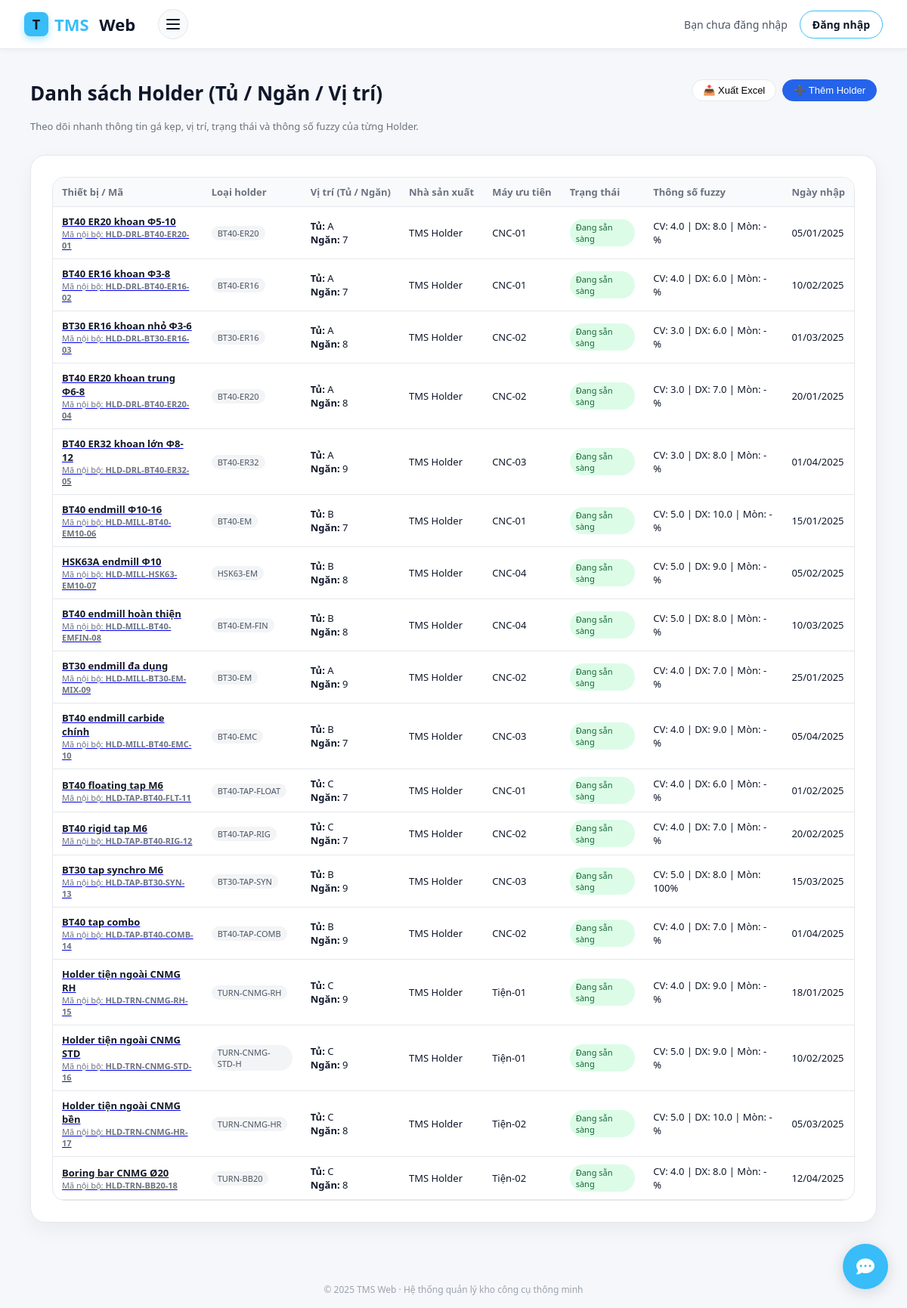
The page /holder/holders-list/ on the database as committed earlier.
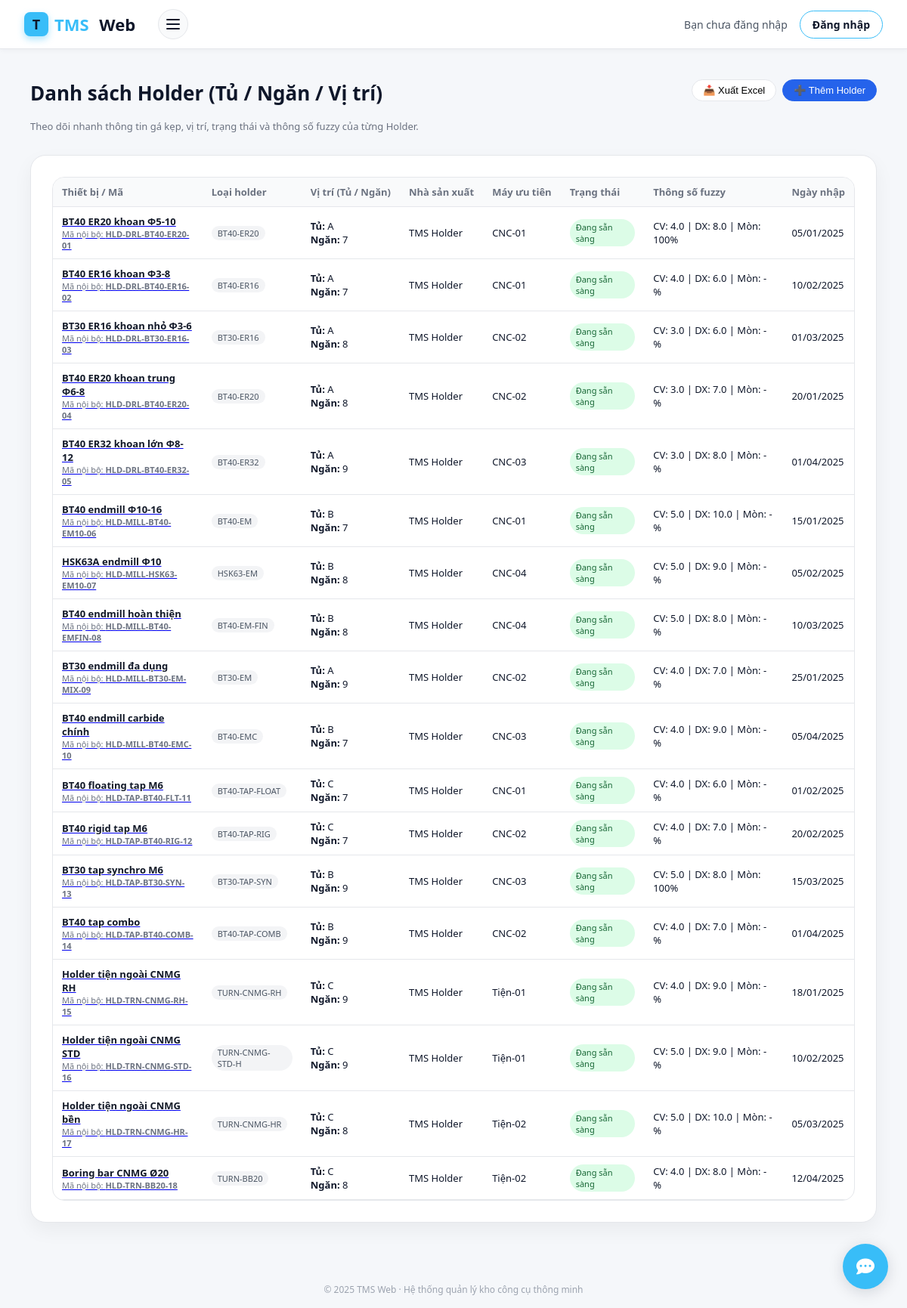
The same page on the database as committed later.
### holder/models.py (models this page shows, shortened)
class Holder(models.Model):
    ten_thiet_bi = models.CharField(max_length=200)
    nhom_thiet_bi = models.CharField(max_length=100)
    ma_noi_bo = models.CharField(max_length=50, unique=True)
    ma_nha_sx = models.CharField(max_length=100)
    loai_holder = models.CharField(max_length=100, blank=True, null=True)
    so_serial = models.CharField(max_length=100, blank=True, null=True)
    nha_san_xuat = models.CharField(max_length=100, blank=True, null=True)
    nha_cung_cap = models.CharField(max_length=150, blank=True, null=True)
    nguoi_quan_ly = models.CharField(max_length=100, blank=True, null=True)
    TRANG_THAI_CHOICES = [
        ("dang_su_dung", "Đang sẵn sàng"),
        ("dang_bao_tri", "Đang bảo trì"),
        ("ngung_su_dung", "Ngừng sử dụng"),
        ("dang_duoc_muon", "Đang được mượn"),
    ]
    trang_thai_tai_san = models.CharField(
        max_length=20,
        choices=TRANG_THAI_CHOICES,
        blank=True,
        null=True,
    )
    chuan_ga = models.CharField(max_length=50, blank=True, null=True)
    loai_kep = models.CharField(max_length=50, blank=True, null=True)
    chieu_dai_lam_viec = models.DecimalField(
        max_digits=6, decimal_places=2, blank=True, null=True
    )
    duong_kinh_kep_max = models.DecimalField(
        max_digits=6, decimal_places=2, blank=True, null=True
    )
    tu = models.CharField(max_length=50, blank=True, null=True)
    ngan = models.CharField(max_length=50, blank=True, null=True)
    may_uu_tien = models.CharField(max_length=200, blank=True, null=True)
    ngay_nhap_kho = models.DateField(blank=True, null=True)
    gia_tri_mua = models.BigIntegerField(blank=True, null=True)
    chu_ky_kiem_tra = models.CharField(max_length=100, blank=True, null=True)
    lan_kiem_tra_gan_nhat = models.DateField(blank=True, null=True)
    so_lan_ga_thao = models.IntegerField(blank=True, null=True)
    danh_gia_gan_nhat = models.TextField(blank=True, null=True)
    cv = models.DecimalField(  # Độ cứng vững
        max_digits=4, decimal_places=1, blank=True, null=True
    )
    dx = models.DecimalField(  # Độ chính xác gá kẹp
        max_digits=4, decimal_places=1, blank=True, null=True
    )
    mon = models.IntegerField(blank=True, null=True)  # % mòn
    tan_suat = models.IntegerField(blank=True, null=True)  # lần/tháng
    ld = models.DecimalField(  # chiều dài nhô dao
        max_digits=6, decimal_places=2, blank=True, null=True
    )
    ket_luan_fuzzy = models.TextField(blank=True, null=True)
    tool_khuyen_dung = models.ManyToManyField(
        'tool.tool',          # hoặc 'Tool' nếu cùng app
        blank=True,
        related_name='holders_khuyen_dung',
        help_text="Các tool tương thích & khuyên dùng với holder này"
    )
    ma_nhom_tuong_thich = models.CharField(
        max_length=50,
        blank=True,
        null=True,
        help_text="Nếu 2 holder có cùng mã này thì coi như tương thích / thay thế cho nhau"
    )
    created_at = models.DateTimeField(auto_now_add=True)

### holder/views.py (the view)
# urls.py: path("holders-list/", views.holder_list, name="holder_list"),  # <--- thêm dòng này
def holder_list(request):
    holders = Holder.objects.all()
    return render(request, "holder_list.html", {"holders": holders})

### templates/holder_list.html (shortened to what this page needs)
{% extends "base.html" %}
{% block content %}
<div class="holder-page">
  <div class="holder-header">
    <div class="holder-header-left">
      <div class="holder-title">Danh sách Holder (Tủ / Ngăn / Vị trí)</div>
      <p class="holder-sub">
        Theo dõi nhanh thông tin gá kẹp, vị trí, trạng thái và thông số fuzzy của từng Holder.
      </p>
    </div>
    <div class="holder-header-actions">
      <button class="btn-outline-sm" type="button">
        📥 Xuất Excel
      </button>
      <button class="btn-primary-sm" type="button">
        ➕ Thêm Holder
      </button>
    </div>
  </div>
  <div class="holder-card">
    <div class="holder-table-wrapper">
      <table class="holder-table">
        <thead>
          <tr>
            <th>Thiết bị / Mã</th>
            <th>Loại holder</th>
            <th>Vị trí (Tủ / Ngăn)</th>
            <th>Nhà sản xuất</th>
            <th>Máy ưu tiên</th>
            <th>Trạng thái</th>
            <th>Thông số fuzzy</th>
            <th>Ngày nhập</th>
          </tr>
        </thead>
        <tbody>
  {% for h in holders %}
            <tr class="table-row-clickable">
              <td>
                <a href="{% url 'holder:holder_detail' h.id %}" class="row-main-link">
                  <div class="holder-name">{{ h.ten_thiet_bi }}</div>
                  <div class="holder-name-sub">
                    Mã nội bộ: <strong>{{ h.ma_noi_bo }}</strong>
                  </div>
                </a>
              </td>
              <td>
                {% if h.loai_holder %}
                  <span class="pill-small">{{ h.loai_holder }}</span>
                {% else %}
                  <span class="text-muted">Không rõ</span>
                {% endif %}
              </td>
              <td>
                <div><strong>Tủ:</strong> {{ h.tu|default:"-" }}</div>
                <div><strong>Ngăn:</strong> {{ h.ngan|default:"-" }}</div>
              </td>
              <td>{{ h.nha_san_xuat|default:"-" }}</td>
              <td>{{ h.may_uu_tien|default:"-" }}</td>
              <td>
                {% if h.trang_thai_tai_san %}
                  <span class="status-badge status-{{ h.trang_thai_tai_san }}">
                    {{ h.get_trang_thai_tai_san_display }}
                  </span>
                {% else %}
                  <span class="text-muted">Chưa đặt</span>
                {% endif %}
              </td>
              <td>
                CV: {{ h.cv|default:"-" }} |
                DX: {{ h.dx|default:"-" }} |
                Mòn: {{ h.mon|default:"-" }}%
              </td>
              <td>
                {% if h.ngay_nhap_kho %}
                  {{ h.ngay_nhap_kho|date:"d/m/Y" }}
                {% else %}
                  <span class="text-muted">-</span>
                {% endif %}
              </td>
            </tr>
            {% empty %}
            <tr>
              <td colspan="8" style="text-align:center;color:#9ca3af;padding:16px;">
                Chưa có Holder nào trong hệ thống.
              </td>
            </tr>
            {% endfor %}
          </tbody>
      </table>
    </div>
  </div>
</div>
{% endblock %}

Rows that differ between the two databases and show on the page:
changed Holder "BT40 ER20 khoan Φ5-10": mon "-" → "100"
